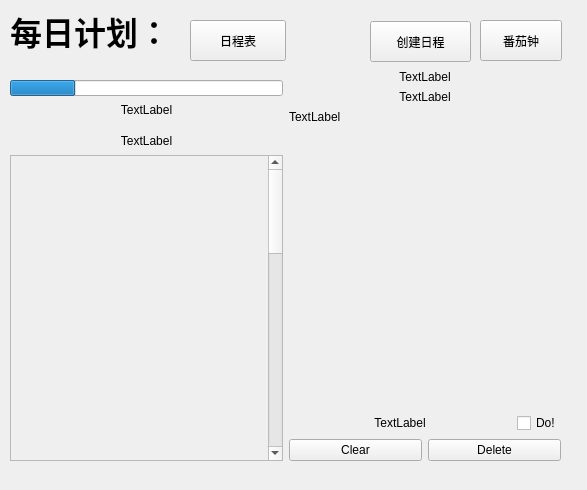
<?xml version="1.0" encoding="UTF-8"?>
<ui version="4.0">
 <class>DailyPlan</class>
 <widget class="QWidget" name="DailyPlan">
  <property name="geometry">
   <rect>
    <x>0</x>
    <y>0</y>
    <width>587</width>
    <height>490</height>
   </rect>
  </property>
  <property name="windowTitle">
   <string>Form</string>
  </property>
  <widget class="QLabel" name="Title">
   <property name="geometry">
    <rect>
     <x>10</x>
     <y>0</y>
     <width>192</width>
     <height>64</height>
    </rect>
   </property>
   <property name="minimumSize">
    <size>
     <width>192</width>
     <height>64</height>
    </size>
   </property>
   <property name="maximumSize">
    <size>
     <width>16777215</width>
     <height>64</height>
    </size>
   </property>
   <property name="text">
    <string>&lt;html&gt;&lt;head/&gt;&lt;body&gt;&lt;p&gt;&lt;span style=&quot; font-size:24pt; font-weight:700;&quot;&gt;每日计划：&lt;/span&gt;&lt;/p&gt;&lt;/body&gt;&lt;/html&gt;</string>
   </property>
  </widget>
  <widget class="QWidget" name="horizontalLayoutWidget_2">
   <property name="geometry">
    <rect>
     <x>10</x>
     <y>70</y>
     <width>551</width>
     <height>391</height>
    </rect>
   </property>
   <layout class="QGridLayout" name="mainLayout">
    <item row="0" column="1">
     <layout class="QVBoxLayout" name="DetailLayout">
      <item>
       <widget class="QLabel" name="IssueTitle">
        <property name="sizePolicy">
         <sizepolicy hsizetype="Preferred" vsizetype="Fixed">
          <horstretch>0</horstretch>
          <verstretch>0</verstretch>
         </sizepolicy>
        </property>
        <property name="text">
         <string>TextLabel</string>
        </property>
        <property name="alignment">
         <set>Qt::AlignmentFlag::AlignCenter</set>
        </property>
       </widget>
      </item>
      <item>
       <widget class="QLabel" name="IssueDura">
        <property name="sizePolicy">
         <sizepolicy hsizetype="Preferred" vsizetype="Fixed">
          <horstretch>0</horstretch>
          <verstretch>0</verstretch>
         </sizepolicy>
        </property>
        <property name="text">
         <string>TextLabel</string>
        </property>
        <property name="alignment">
         <set>Qt::AlignmentFlag::AlignCenter</set>
        </property>
       </widget>
      </item>
      <item>
       <widget class="QLabel" name="IssueDetail">
        <property name="sizePolicy">
         <sizepolicy hsizetype="Preferred" vsizetype="Expanding">
          <horstretch>0</horstretch>
          <verstretch>0</verstretch>
         </sizepolicy>
        </property>
        <property name="text">
         <string>TextLabel</string>
        </property>
        <property name="scaledContents">
         <bool>true</bool>
        </property>
        <property name="alignment">
         <set>Qt::AlignmentFlag::AlignLeading|Qt::AlignmentFlag::AlignLeft|Qt::AlignmentFlag::AlignTop</set>
        </property>
        <property name="wordWrap">
         <bool>true</bool>
        </property>
       </widget>
      </item>
      <item>
       <layout class="QHBoxLayout" name="AttributeLayout">
        <item>
         <widget class="QLabel" name="Kinds">
          <property name="text">
           <string>TextLabel</string>
          </property>
          <property name="alignment">
           <set>Qt::AlignmentFlag::AlignCenter</set>
          </property>
         </widget>
        </item>
        <item>
         <widget class="QCheckBox" name="checkBox">
          <property name="sizePolicy">
           <sizepolicy hsizetype="Maximum" vsizetype="Fixed">
            <horstretch>0</horstretch>
            <verstretch>0</verstretch>
           </sizepolicy>
          </property>
          <property name="text">
           <string>Do!</string>
          </property>
         </widget>
        </item>
       </layout>
      </item>
      <item>
       <layout class="QHBoxLayout" name="OperatorLayout">
        <item>
         <widget class="QPushButton" name="ModiIssue">
          <property name="sizePolicy">
           <sizepolicy hsizetype="Preferred" vsizetype="Fixed">
            <horstretch>0</horstretch>
            <verstretch>0</verstretch>
           </sizepolicy>
          </property>
          <property name="layoutDirection">
           <enum>Qt::LayoutDirection::LeftToRight</enum>
          </property>
          <property name="text">
           <string>Clear</string>
          </property>
         </widget>
        </item>
        <item>
         <widget class="QPushButton" name="DeleteIssue">
          <property name="sizePolicy">
           <sizepolicy hsizetype="Preferred" vsizetype="Fixed">
            <horstretch>0</horstretch>
            <verstretch>0</verstretch>
           </sizepolicy>
          </property>
          <property name="text">
           <string>Delete</string>
          </property>
         </widget>
        </item>
       </layout>
      </item>
     </layout>
    </item>
    <item row="0" column="0">
     <layout class="QVBoxLayout" name="TodayLayout" stretch="0,0,0,0,0,0,0,0">
      <property name="spacing">
       <number>7</number>
      </property>
      <property name="sizeConstraint">
       <enum>QLayout::SizeConstraint::SetDefaultConstraint</enum>
      </property>
      <item>
       <spacer name="verticalSpacer_2">
        <property name="orientation">
         <enum>Qt::Orientation::Vertical</enum>
        </property>
        <property name="sizeType">
         <enum>QSizePolicy::Policy::Preferred</enum>
        </property>
        <property name="sizeHint" stdset="0">
         <size>
          <width>20</width>
          <height>40</height>
         </size>
        </property>
       </spacer>
      </item>
      <item>
       <widget class="QProgressBar" name="TimeProgress">
        <property name="sizePolicy">
         <sizepolicy hsizetype="Preferred" vsizetype="Preferred">
          <horstretch>0</horstretch>
          <verstretch>0</verstretch>
         </sizepolicy>
        </property>
        <property name="value">
         <number>24</number>
        </property>
        <property name="alignment">
         <set>Qt::AlignmentFlag::AlignCenter</set>
        </property>
        <property name="textVisible">
         <bool>false</bool>
        </property>
        <property name="orientation">
         <enum>Qt::Orientation::Horizontal</enum>
        </property>
       </widget>
      </item>
      <item>
       <spacer name="verticalSpacer_4">
        <property name="orientation">
         <enum>Qt::Orientation::Vertical</enum>
        </property>
        <property name="sizeType">
         <enum>QSizePolicy::Policy::Maximum</enum>
        </property>
        <property name="sizeHint" stdset="0">
         <size>
          <width>20</width>
          <height>10</height>
         </size>
        </property>
       </spacer>
      </item>
      <item>
       <widget class="QLabel" name="NowTime">
        <property name="sizePolicy">
         <sizepolicy hsizetype="Preferred" vsizetype="Preferred">
          <horstretch>0</horstretch>
          <verstretch>0</verstretch>
         </sizepolicy>
        </property>
        <property name="text">
         <string>TextLabel</string>
        </property>
        <property name="alignment">
         <set>Qt::AlignmentFlag::AlignCenter</set>
        </property>
       </widget>
      </item>
      <item>
       <spacer name="verticalSpacer_3">
        <property name="orientation">
         <enum>Qt::Orientation::Vertical</enum>
        </property>
        <property name="sizeType">
         <enum>QSizePolicy::Policy::Fixed</enum>
        </property>
        <property name="sizeHint" stdset="0">
         <size>
          <width>20</width>
          <height>10</height>
         </size>
        </property>
       </spacer>
      </item>
      <item>
       <widget class="QLabel" name="DayOnShow">
        <property name="sizePolicy">
         <sizepolicy hsizetype="Preferred" vsizetype="Minimum">
          <horstretch>0</horstretch>
          <verstretch>0</verstretch>
         </sizepolicy>
        </property>
        <property name="text">
         <string>TextLabel</string>
        </property>
        <property name="alignment">
         <set>Qt::AlignmentFlag::AlignCenter</set>
        </property>
       </widget>
      </item>
      <item>
       <spacer name="verticalSpacer">
        <property name="orientation">
         <enum>Qt::Orientation::Vertical</enum>
        </property>
        <property name="sizeType">
         <enum>QSizePolicy::Policy::Preferred</enum>
        </property>
        <property name="sizeHint" stdset="0">
         <size>
          <width>20</width>
          <height>10</height>
         </size>
        </property>
       </spacer>
      </item>
      <item>
       <widget class="QScrollArea" name="ScheduleScroll">
        <property name="sizePolicy">
         <sizepolicy hsizetype="Preferred" vsizetype="Expanding">
          <horstretch>0</horstretch>
          <verstretch>0</verstretch>
         </sizepolicy>
        </property>
        <property name="widgetResizable">
         <bool>false</bool>
        </property>
        <widget class="QWidget" name="ScheduleContent">
         <property name="enabled">
          <bool>true</bool>
         </property>
         <property name="geometry">
          <rect>
           <x>0</x>
           <y>0</y>
           <width>250</width>
           <height>1000</height>
          </rect>
         </property>
         <property name="sizePolicy">
          <sizepolicy hsizetype="Preferred" vsizetype="Expanding">
           <horstretch>0</horstretch>
           <verstretch>0</verstretch>
          </sizepolicy>
         </property>
        </widget>
       </widget>
      </item>
     </layout>
    </item>
   </layout>
  </widget>
  <widget class="QPushButton" name="pomodroButton">
   <property name="geometry">
    <rect>
     <x>480</x>
     <y>20</y>
     <width>82</width>
     <height>41</height>
    </rect>
   </property>
   <property name="sizePolicy">
    <sizepolicy hsizetype="Preferred" vsizetype="Fixed">
     <horstretch>0</horstretch>
     <verstretch>0</verstretch>
    </sizepolicy>
   </property>
   <property name="minimumSize">
    <size>
     <width>32</width>
     <height>32</height>
    </size>
   </property>
   <property name="text">
    <string>番茄钟</string>
   </property>
  </widget>
  <widget class="QPushButton" name="HabitOrToday">
   <property name="geometry">
    <rect>
     <x>190</x>
     <y>20</y>
     <width>96</width>
     <height>41</height>
    </rect>
   </property>
   <property name="sizePolicy">
    <sizepolicy hsizetype="Preferred" vsizetype="Fixed">
     <horstretch>0</horstretch>
     <verstretch>0</verstretch>
    </sizepolicy>
   </property>
   <property name="minimumSize">
    <size>
     <width>32</width>
     <height>32</height>
    </size>
   </property>
   <property name="text">
    <string>日程表</string>
   </property>
  </widget>
  <widget class="QPushButton" name="AddForToday">
   <property name="geometry">
    <rect>
     <x>370</x>
     <y>21</y>
     <width>101</width>
     <height>41</height>
    </rect>
   </property>
   <property name="sizePolicy">
    <sizepolicy hsizetype="Preferred" vsizetype="Fixed">
     <horstretch>0</horstretch>
     <verstretch>0</verstretch>
    </sizepolicy>
   </property>
   <property name="minimumSize">
    <size>
     <width>32</width>
     <height>32</height>
    </size>
   </property>
   <property name="text">
    <string>创建日程</string>
   </property>
  </widget>
 </widget>
 <resources/>
 <connections/>
</ui>
